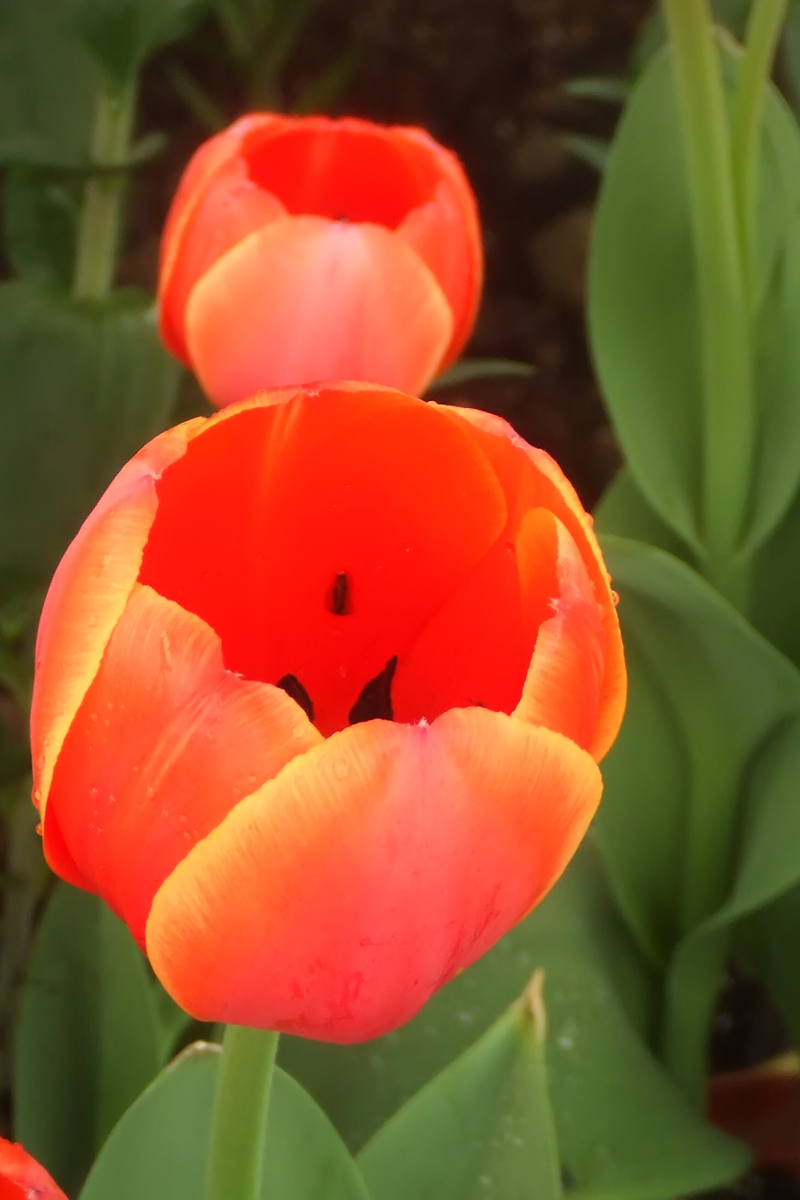
%> input picture image sharpening/images/tulips.bmp, 800 x 1200 px
$ octave guided_1.m   (GNU Octave 9; MATLAB toolbox functions it lacks are replaced by stand-ins)
%> lines starting %> are read from the running program, lines starting %| are printed output that depends on the picture
clear all; close all; clc;

% 读取图像并转换为浮点数类型
I = im2double(imread('tulips.bmp'));

% 构造引导图像
P = rgb2gray(I);
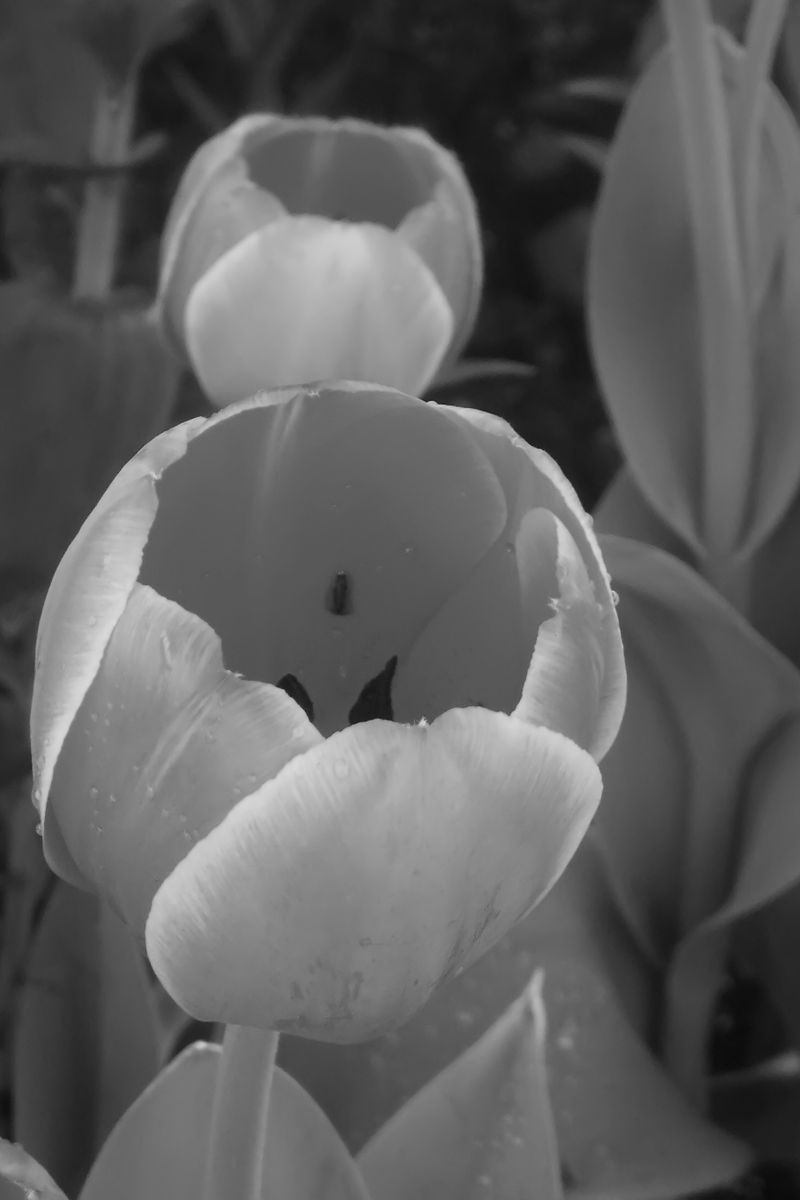
%> P: size 1200x800 double; min 0.0401, max 0.852, mean 0.374

% 计算引导图像的梯度
[Px Py] = imgradientxy(P, 'sobel');
% Py = imgradientxy(P, 'sobel','y');

% 计算平滑后的引导图像和梯度
r = 5;
eps = 0.1^2;
P_mean = imguidedfilter(P, 'NeighborhoodSize', r, 'DegreeOfSmoothing', eps);
Pgx = imguidedfilter(Px, P, 'NeighborhoodSize', r, 'DegreeOfSmoothing', eps);
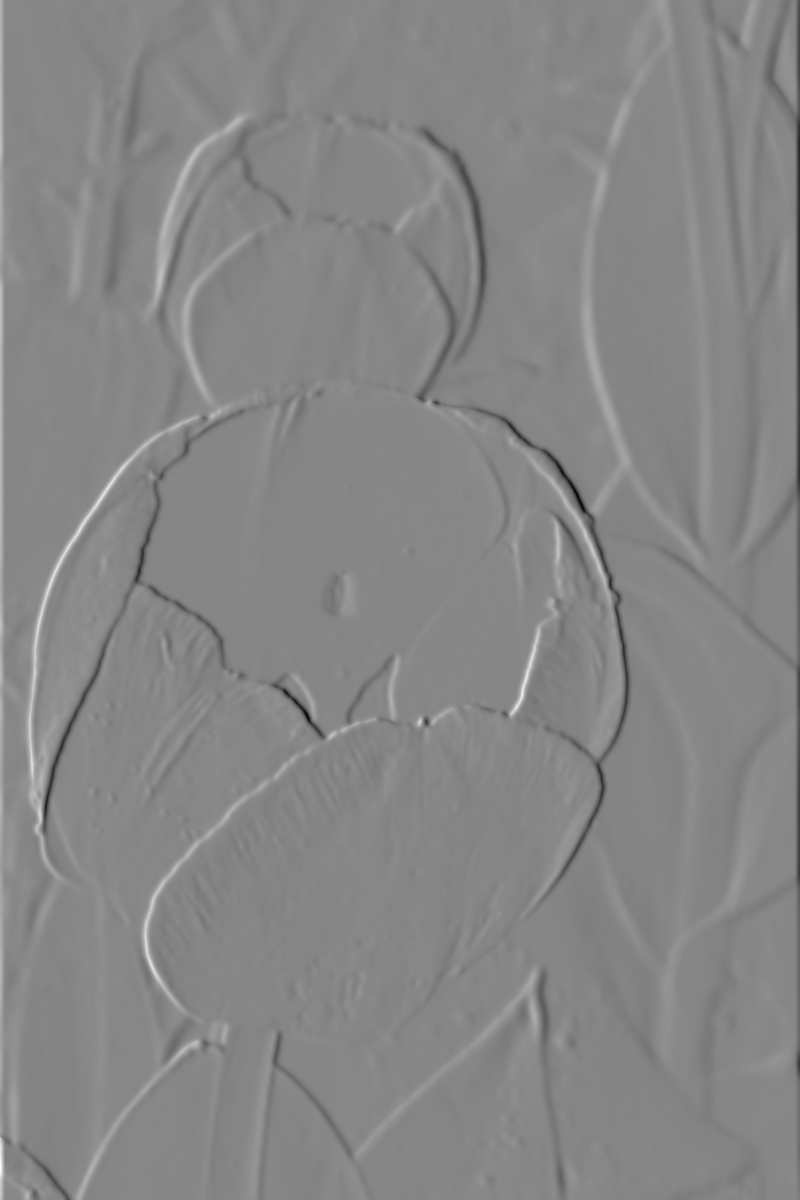
%> Pgx: size 1200x800 double; min -0.951, max 0.853, mean 0.000407; drawn with min black and max white
Pgy = imguidedfilter(Py, P, 'NeighborhoodSize', r, 'DegreeOfSmoothing', eps);
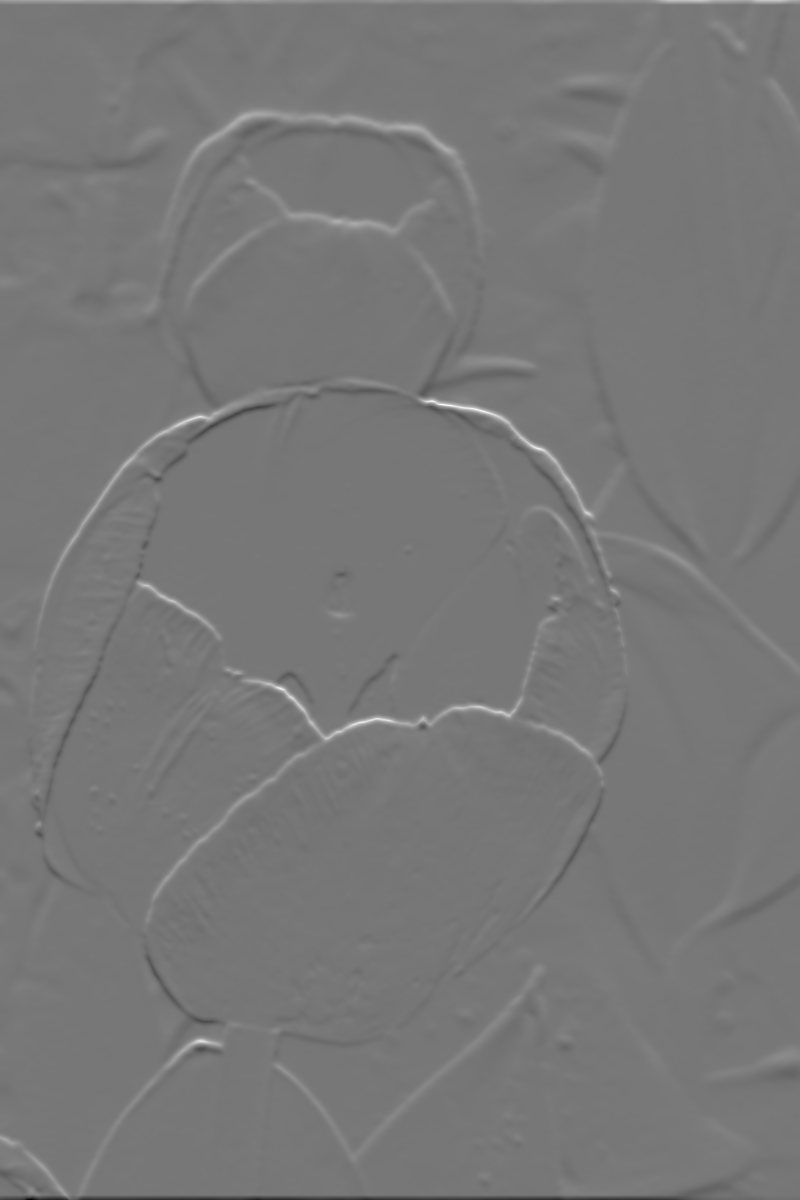
%> Pgy: size 1200x800 double; min -1.04, max 1.17, mean 0.000481; drawn with min black and max white

% 计算平滑后的原始图像和梯度
I_mean = imguidedfilter(I, P, 'NeighborhoodSize', r, 'DegreeOfSmoothing', eps);
Igx = imguidedfilter(Px, P, 'NeighborhoodSize', r, 'DegreeOfSmoothing', eps);
Igy = imguidedfilter(Py, P, 'NeighborhoodSize', r, 'DegreeOfSmoothing', eps);

% 计算锐化后的图像
I_sharp = I + (I - I_mean) ./ (P_mean - P) + (Igx.*Pgx + Igy.*Py) ./ (Pgx.^2 + Pgy.^2 + eps);

% 显示结果
subplot(1,2,1), imshow(I), title('Original');
subplot(1,2,2), imshow(I_sharp), title('Sharpened');
%> after `imshow(I_sharp)`:
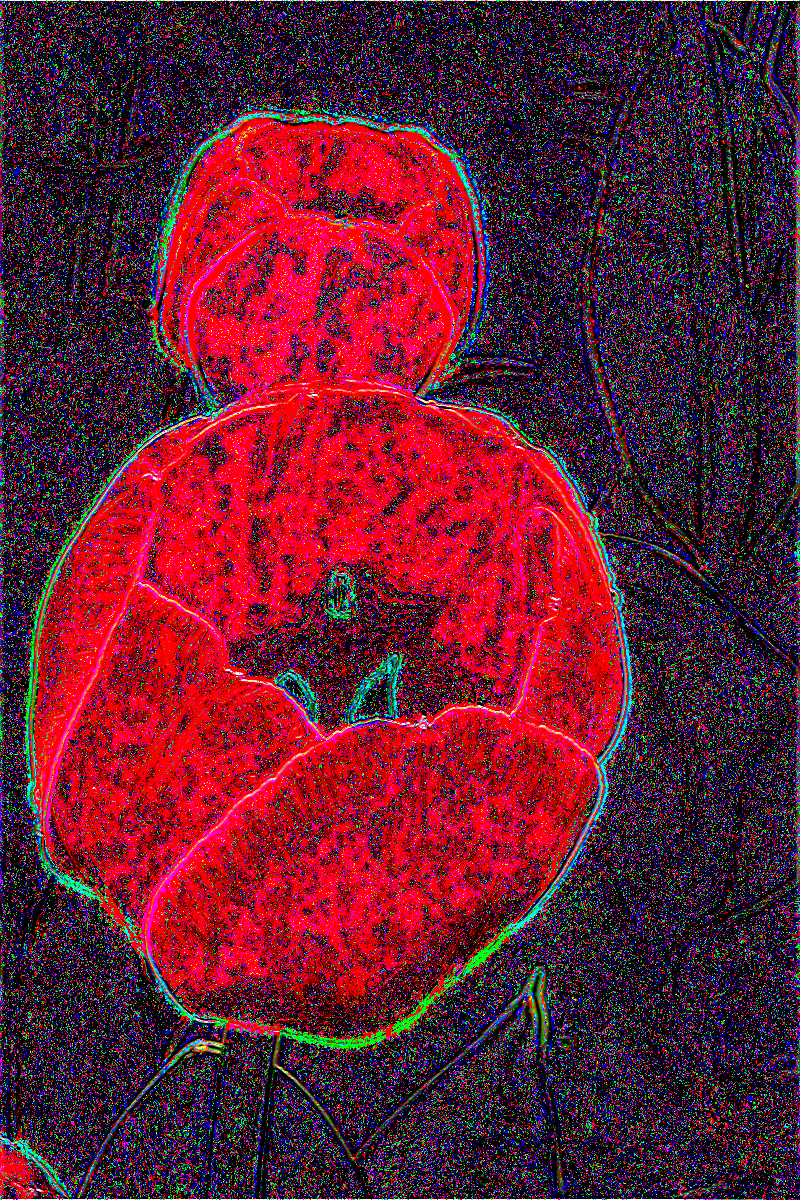
%> displayed picture: size 1200x800x3, on the screen's scale of 0 to 255; mean R, G, B 98.5, 24.9, 46.3

$ run again, with image sharpening/images/cat.bmp copied over image sharpening/images/tulips.bmp
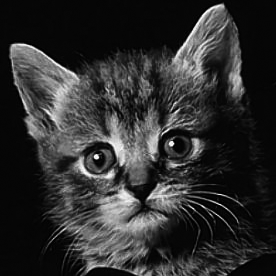
%> input picture image sharpening/images/cat.bmp, 276 x 276 px
%> `I_sharp = I + (I - I_mean) ./ (P_mean - P) + (Igx.*Pgx + Igy.*Py) ./ (..`:
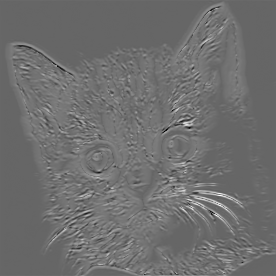
%> I_sharp: size 276x276 double; min -8.91, max 10.92, mean -0.276; drawn with min black and max white
%> `imshow(I_sharp)`:
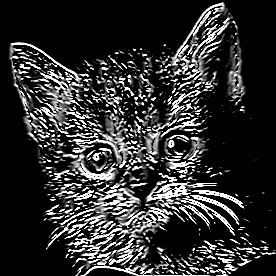
%> displayed picture: size 276x276, on the screen's scale of 0 to 255; min 0, max 255, mean 47.9

$ run again, with image sharpening/images/cat_1.jpg saved as image sharpening/images/tulips.bmp
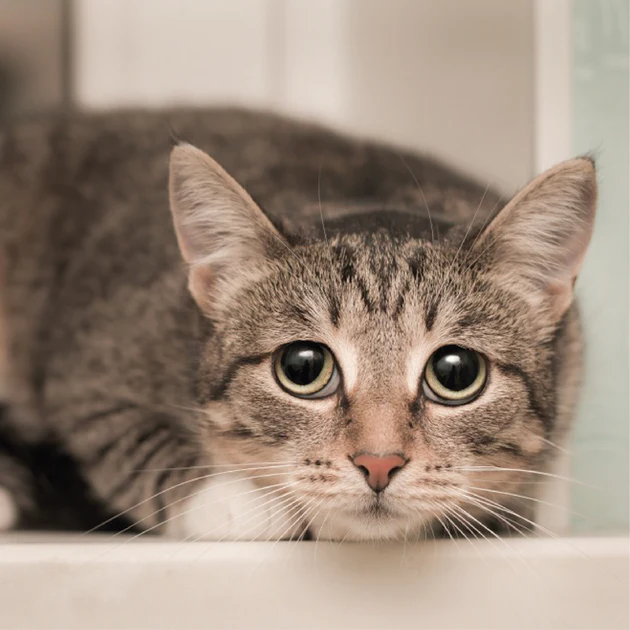
%> input picture image sharpening/images/cat_1.jpg, 630 x 630 px
%> I_sharp: size 630x630x3 double; 0.01% of the values are NaN or infinite; the others: min -82555.4, max 66809.9, mean -0.0958
%> `imshow(I_sharp)`:
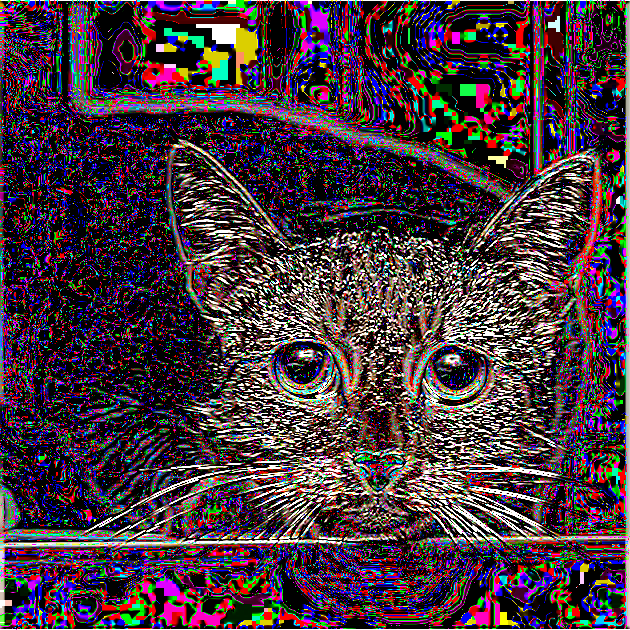
%> displayed picture: size 630x630x3, on the screen's scale of 0 to 255; mean R, G, B 72.1, 55, 64.4
%> `title('Sharpened')`:
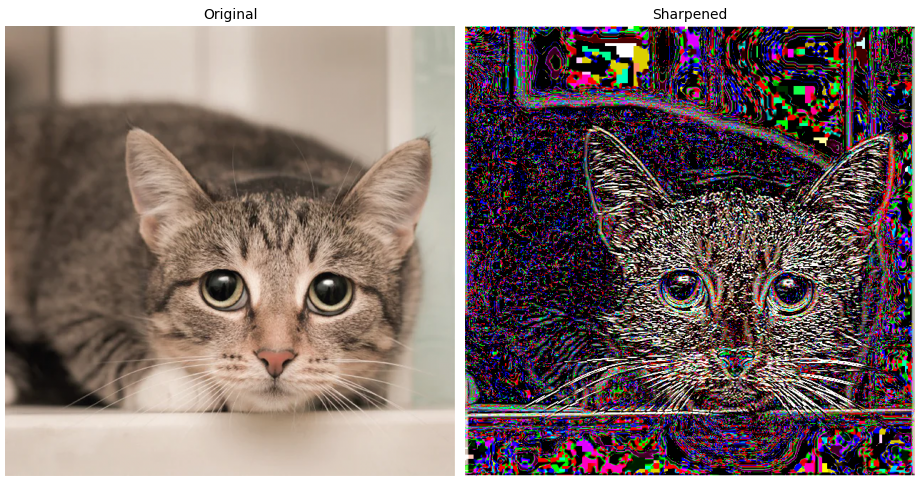
%> figure redrawn from the program's plot data, 2 panels
